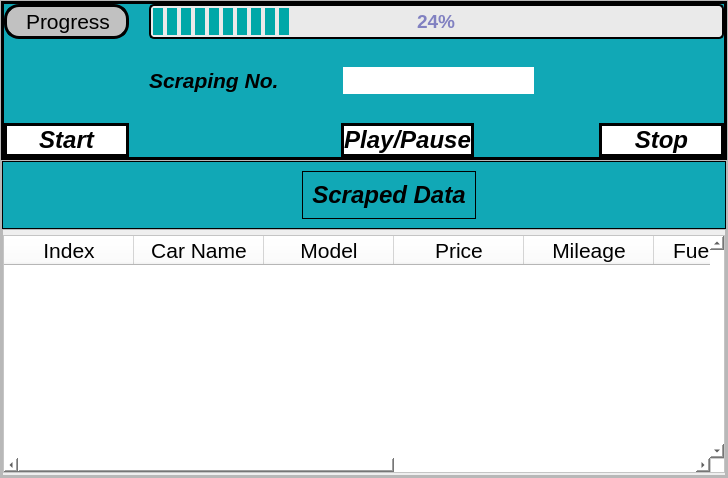
             <widget class="QFrame" name="frame_5">
              <property name="sizePolicy">
               <sizepolicy hsizetype="Expanding" vsizetype="Expanding">
                <horstretch>0</horstretch>
                <verstretch>6</verstretch>
               </sizepolicy>
              </property>
              <property name="frameShape">
               <enum>QFrame::StyledPanel</enum>
              </property>
              <property name="frameShadow">
               <enum>QFrame::Raised</enum>
              </property>
              <layout class="QVBoxLayout" name="verticalLayout_4">
               <property name="spacing">
                <number>0</number>
               </property>
               <property name="leftMargin">
                <number>0</number>
               </property>
               <property name="topMargin">
                <number>0</number>
               </property>
               <property name="rightMargin">
                <number>0</number>
               </property>
               <property name="bottomMargin">
                <number>0</number>
               </property>
               <item>
                <widget class="QFrame" name="frame_6">
                 <property name="sizePolicy">
                  <sizepolicy hsizetype="Preferred" vsizetype="Expanding">
                   <horstretch>0</horstretch>
                   <verstretch>3</verstretch>
                  </sizepolicy>
                 </property>
                 <property name="styleSheet">
                  <string notr="true">background-color: rgb(17, 168, 182);
border:3px solid black;</string>
                 </property>
                 <property name="frameShape">
                  <enum>QFrame::StyledPanel</enum>
                 </property>
                 <property name="frameShadow">
                  <enum>QFrame::Raised</enum>
                 </property>
                 <layout class="QGridLayout" name="gridLayout_3">
                  <property name="leftMargin">
                   <number>0</number>
                  </property>
                  <property name="topMargin">
                   <number>0</number>
                  </property>
                  <property name="rightMargin">
                   <number>0</number>
                  </property>
                  <property name="bottomMargin">
                   <number>0</number>
                  </property>
                  <property name="spacing">
                   <number>0</number>
                  </property>
                  <item row="2" column="7">
                   <widget class="QPushButton" name="stopButton">
                    <property name="sizePolicy">
                     <sizepolicy hsizetype="Expanding" vsizetype="Expanding">
                      <horstretch>10</horstretch>
                      <verstretch>0</verstretch>
                     </sizepolicy>
                    </property>
                    <property name="minimumSize">
                     <size>
                      <width>10</width>
                      <height>10</height>
                     </size>
                    </property>
                    <property name="font">
                     <font>
                      <family>Segoe UI</family>
                      <pointsize>18</pointsize>
                      <weight>75</weight>
                      <italic>true</italic>
                      <bold>true</bold>
                     </font>
                    </property>
                    <property name="styleSheet">
                     <string notr="true">
QPushButton{
border-radius:20px;
background-color:white;
}
QPushButton:hover {
	background-color: rgb(0, 255, 255);
	color:black;
}
QPushButton:pressed{
	
	background-color: rgb(224, 176, 255);
	color:black;
}</string>
                    </property>
                    <property name="text">
                     <string>Stop</string>
                    </property>
                    <property name="icon">
                     <iconset resource="Resources/resources.qrc">
                      <normaloff>:/Icons/whiteIcons/stop-circle.svg</normaloff>:/Icons/whiteIcons/stop-circle.svg</iconset>
                    </property>
                    <property name="iconSize">
                     <size>
                      <width>25</width>
                      <height>25</height>
                     </size>
                    </property>
                   </widget>
                  </item>
                  <item row="2" column="1" colspan="3">
                   <spacer name="horizontalSpacer">
                    <property name="orientation">
                     <enum>Qt::Horizontal</enum>
                    </property>
                    <property name="sizeHint" stdset="0">
                     <size>
                      <width>50</width>
                      <height>20</height>
                     </size>
                    </property>
                   </spacer>
                  </item>
                  <item row="2" column="0">
                   <widget class="QPushButton" name="startButton">
                    <property name="sizePolicy">
                     <sizepolicy hsizetype="Expanding" vsizetype="Expanding">
                      <horstretch>10</horstretch>
                      <verstretch>0</verstretch>
                     </sizepolicy>
                    </property>
                    <property name="font">
                     <font>
                      <family>Segoe UI</family>
                      <pointsize>18</pointsize>
                      <weight>75</weight>
                      <italic>true</italic>
                      <bold>true</bold>
                     </font>
                    </property>
                    <property name="styleSheet">
                     <string notr="true">
QPushButton{
border-radius:20px;
background-color:white;
}

QPushButton:hover {
	background-color: rgb(0, 255, 255);
	color:black;
}
QPushButton:pressed{
	
	background-color: rgb(224, 176, 255);
	color:black;
}</string>
                    </property>
                    <property name="text">
                     <string>Start</string>
                    </property>
                    <property name="icon">
                     <iconset resource="Resources/resources.qrc">
                      <normaloff>:/Icons/whiteIcons/check-circle.svg</normaloff>:/Icons/whiteIcons/check-circle.svg</iconset>
                    </property>
                    <property name="iconSize">
                     <size>
                      <width>25</width>
                      <height>25</height>
                     </size>
                    </property>
                   </widget>
                  </item>
                  <item row="1" column="0">
                   <spacer name="verticalSpacer_4">
                    <property name="orientation">
                     <enum>Qt::Vertical</enum>
                    </property>
                    <property name="sizeHint" stdset="0">
                     <size>
                      <width>20</width>
                      <height>130</height>
                     </size>
                    </property>
                   </spacer>
                  </item>
                  <item row="2" column="4">
                   <widget class="QPushButton" name="resumeButton">
                    <property name="sizePolicy">
                     <sizepolicy hsizetype="Expanding" vsizetype="Expanding">
                      <horstretch>10</horstretch>
                      <verstretch>1</verstretch>
                     </sizepolicy>
                    </property>
                    <property name="minimumSize">
                     <size>
                      <width>0</width>
                      <height>10</height>
                     </size>
                    </property>
                    <property name="font">
                     <font>
                      <family>Segoe UI</family>
                      <pointsize>18</pointsize>
                      <weight>75</weight>
                      <italic>true</italic>
                      <bold>true</bold>
                     </font>
                    </property>
                    <property name="styleSheet">
                     <string notr="true">QPushButton{
border-radius:20px;
background-color:white;
}

QPushButton:hover {
	background-color: rgb(0, 255, 255);
	color:black;
}
QPushButton:pressed{
	
	background-color: rgb(224, 176, 255);
	color:black;
}</string>
                    </property>
                    <property name="text">
                     <string>Play/Pause</string>
                    </property>
                    <property name="icon">
                     <iconset resource="Resources/resources.qrc">
                      <normaloff>:/Icons/whiteIcons/pause-circle.svg</normaloff>:/Icons/whiteIcons/pause-circle.svg</iconset>
                    </property>
                    <property name="iconSize">
                     <size>
                      <width>25</width>
                      <height>25</height>
                     </size>
                    </property>
                   </widget>
                  </item>
                  <item row="0" column="1">
                   <spacer name="horizontalSpacer_3">
                    <property name="orientation">
                     <enum>Qt::Horizontal</enum>
                    </property>
                    <property name="sizeHint" stdset="0">
                     <size>
                      <width>20</width>
                      <height>20</height>
                     </size>
                    </property>
                   </spacer>
                  </item>
                  <item row="0" column="0">
                   <widget class="QLabel" name="progressLabel">
                    <property name="sizePolicy">
                     <sizepolicy hsizetype="Expanding" vsizetype="Expanding">
                      <horstretch>1</horstretch>
                      <verstretch>1</verstretch>
                     </sizepolicy>
                    </property>
                    <property name="styleSheet">
                     <string notr="true">background-color: rgb(193, 193, 193);
border-radius:15px;</string>
                    </property>
                    <property name="text">
                     <string>&lt;html&gt;&lt;head/&gt;&lt;body&gt;&lt;p align=&quot;center&quot;&gt;&lt;img src=&quot;:/Icons/whiteIcons/loader.svg&quot;/&gt;&lt;span style=&quot; font-size:16pt;&quot;&gt;Progress&lt;/span&gt;&lt;/p&gt;&lt;/body&gt;&lt;/html&gt;</string>
                    </property>
                   </widget>
                  </item>
                  <item row="0" column="2" colspan="6">
                   <widget class="QProgressBar" name="progressBar">
                    <property name="sizePolicy">
                     <sizepolicy hsizetype="Expanding" vsizetype="Fixed">
                      <horstretch>5</horstretch>
                      <verstretch>0</verstretch>
                     </sizepolicy>
                    </property>
                    <property name="font">
                     <font>
                      <family>Segoe UI</family>
                      <pointsize>14</pointsize>
                      <weight>75</weight>
                      <italic>false</italic>
                      <bold>true</bold>
                     </font>
                    </property>
                    <property name="styleSheet">
                     <string notr="true">#progressBar {
				
				
	background-color: rgb(234, 234, 234);
                border: 2px solid balck;
				color:rgb(129, 129, 193);
                border-radius: 5px;
                text-align: center;
            }

            #progressBar::chunk {
                 
	background-color: rgb(0, 168, 168);
                width: 10px;
                margin:2px; 
            }</string>
                    </property>
                    <property name="value">
                     <number>24</number>
                    </property>
                   </widget>
                  </item>
                  <item row="1" column="4" colspan="2">
                   <widget class="QFrame" name="frame_8">
                    <property name="sizePolicy">
                     <sizepolicy hsizetype="Minimum" vsizetype="Minimum">
                      <horstretch>0</horstretch>
                      <verstretch>0</verstretch>
                     </sizepolicy>
                    </property>
                    <property name="styleSheet">
                     <string notr="true">border:none;</string>
                    </property>
                    <property name="frameShape">
                     <enum>QFrame::StyledPanel</enum>
                    </property>
                    <property name="frameShadow">
                     <enum>QFrame::Raised</enum>
                    </property>
                    <layout class="QVBoxLayout" name="verticalLayout_5" stretch="0">
                     <property name="spacing">
                      <number>0</number>
                     </property>
                     <property name="leftMargin">
                      <number>0</number>
                     </property>
                     <property name="topMargin">
                      <number>25</number>
                     </property>
                     <property name="rightMargin">
                      <number>0</number>
                     </property>
                     <property name="bottomMargin">
                      <number>25</number>
                     </property>
                     <item alignment="Qt::AlignHCenter|Qt::AlignVCenter">
                      <widget class="QLineEdit" name="NoInput">
                       <property name="sizePolicy">
                        <sizepolicy hsizetype="Expanding" vsizetype="Expanding">
                         <horstretch>0</horstretch>
                         <verstretch>1</verstretch>
                        </sizepolicy>
                       </property>
                       <property name="minimumSize">
                        <size>
                         <width>0</width>
                         <height>20</height>
                        </size>
                       </property>
                       <property name="font">
                        <font>
                         <family>Segoe UI</family>
                         <pointsize>16</pointsize>
                        </font>
                       </property>
                       <property name="styleSheet">
                        <string notr="true">background-color: rgb(255, 255, 255);</string>
                       </property>
                      </widget>
                     </item>
                    </layout>
                   </widget>
                  </item>
                  <item row="2" column="5" colspan="2">
                   <spacer name="horizontalSpacer_2">
                    <property name="orientation">
                     <enum>Qt::Horizontal</enum>
                    </property>
                    <property name="sizeHint" stdset="0">
                     <size>
                      <width>100</width>
                      <height>20</height>
                     </size>
                    </property>
                   </spacer>
                  </item>
                  <item row="1" column="7">
                   <spacer name="verticalSpacer_6">
                    <property name="orientation">
                     <enum>Qt::Vertical</enum>
                    </property>
                    <property name="sizeHint" stdset="0">
                     <size>
                      <width>40</width>
                      <height>130</height>
                     </size>
                    </property>
                   </spacer>
                  </item>
                  <item row="1" column="2">
                   <widget class="QLabel" name="scrapingNumberLabel">
                    <property name="font">
                     <font>
                      <family>Segoe UI</family>
                      <pointsize>16</pointsize>
                      <weight>75</weight>
                      <italic>true</italic>
                      <bold>true</bold>
                     </font>
                    </property>
                    <property name="styleSheet">
                     <string notr="true">border:none;</string>
                    </property>
                    <property name="text">
                     <string>&lt;html&gt;&lt;head/&gt;&lt;body&gt;&lt;p&gt;&lt;span style=&quot; font-size:16pt; font-weight:600;&quot;&gt;Scraping No.&lt;/span&gt;&lt;/p&gt;&lt;/body&gt;&lt;/html&gt;</string>
                    </property>
                   </widget>
                  </item>
                 </layout>
                </widget>
               </item>
               <item>
                <widget class="QFrame" name="frame_7">
                 <property name="sizePolicy">
                  <sizepolicy hsizetype="Preferred" vsizetype="Expanding">
                   <horstretch>0</horstretch>
                   <verstretch>6</verstretch>
                  </sizepolicy>
                 </property>
                 <property name="minimumSize">
                  <size>
                   <width>0</width>
                   <height>8</height>
                  </size>
                 </property>
                 <property name="styleSheet">
                  <string notr="true"/>
                 </property>
                 <property name="frameShape">
                  <enum>QFrame::StyledPanel</enum>
                 </property>
                 <property name="frameShadow">
                  <enum>QFrame::Raised</enum>
                 </property>
                 <layout class="QVBoxLayout" name="verticalLayout_6">
                  <property name="spacing">
                   <number>0</number>
                  </property>
                  <property name="leftMargin">
                   <number>0</number>
                  </property>
                  <property name="topMargin">
                   <number>0</number>
                  </property>
                  <property name="rightMargin">
                   <number>0</number>
                  </property>
                  <property name="bottomMargin">
                   <number>0</number>
                  </property>
                  <item>
                   <widget class="QFrame" name="frame_9">
                    <property name="sizePolicy">
                     <sizepolicy hsizetype="Expanding" vsizetype="Expanding">
                      <horstretch>0</horstretch>
                      <verstretch>10</verstretch>
                     </sizepolicy>
                    </property>
                    <property name="styleSheet">
                     <string notr="true">background-color: rgb(17, 168, 182);
border: 1px solid black;</string>
                    </property>
                    <property name="frameShape">
                     <enum>QFrame::StyledPanel</enum>
                    </property>
                    <property name="frameShadow">
                     <enum>QFrame::Raised</enum>
                    </property>
                    <layout class="QHBoxLayout" name="horizontalLayout_3">
                     <item>
                      <spacer name="horizontalSpacer_4">
                       <property name="orientation">
                        <enum>Qt::Horizontal</enum>
                       </property>
                       <property name="sizeHint" stdset="0">
                        <size>
                         <width>290</width>
                         <height>20</height>
                        </size>
                       </property>
                      </spacer>
                     </item>
                     <item>
                      <widget class="QFrame" name="frame_11">
                       <property name="sizePolicy">
                        <sizepolicy hsizetype="Expanding" vsizetype="Preferred">
                         <horstretch>1</horstretch>
                         <verstretch>0</verstretch>
                        </sizepolicy>
                       </property>
                       <property name="frameShape">
                        <enum>QFrame::StyledPanel</enum>
                       </property>
                       <property name="frameShadow">
                        <enum>QFrame::Raised</enum>
                       </property>
                       <layout class="QHBoxLayout" name="horizontalLayout_4">
                        <item>
                         <widget class="QLabel" name="dataLabel">
                          <property name="font">
                           <font>
                            <family>Segoe UI</family>
                            <pointsize>16</pointsize>
                            <weight>75</weight>
                            <italic>true</italic>
                            <bold>true</bold>
                           </font>
                          </property>
                          <property name="styleSheet">
                           <string notr="true">border: none</string>
                          </property>
                          <property name="text">
                           <string>&lt;html&gt;&lt;head/&gt;&lt;body&gt;&lt;p align=&quot;center&quot;&gt;&lt;img src=&quot;:/Icons/whiteIcons/cloud-lightning.svg&quot;/&gt;&lt;span style=&quot; font-size:18pt;&quot;&gt;Scraped Data&lt;/span&gt;&lt;/p&gt;&lt;/body&gt;&lt;/html&gt;</string>
                          </property>
                         </widget>
                        </item>
                       </layout>
                      </widget>
                     </item>
                     <item>
                      <spacer name="horizontalSpacer_5">
                       <property name="orientation">
                        <enum>Qt::Horizontal</enum>
                       </property>
                       <property name="sizeHint" stdset="0">
                        <size>
                         <width>240</width>
                         <height>20</height>
                        </size>
                       </property>
                      </spacer>
                     </item>
                    </layout>
                   </widget>
                  </item>
                  <item>
                   <widget class="QFrame" name="dataGridFrame">
                    <property name="sizePolicy">
                     <sizepolicy hsizetype="Preferred" vsizetype="Expanding">
                      <horstretch>0</horstretch>
                      <verstretch>50</verstretch>
                     </sizepolicy>
                    </property>
                    <property name="frameShape">
                     <enum>QFrame::StyledPanel</enum>
                    </property>
                    <property name="frameShadow">
                     <enum>QFrame::Raised</enum>
                    </property>
                    <layout class="QHBoxLayout" name="horizontalLayout_2">
                     <property name="spacing">
                      <number>0</number>
                     </property>
                     <property name="leftMargin">
                      <number>0</number>
                     </property>
                     <property name="topMargin">
                      <number>5</number>
                     </property>
                     <property name="rightMargin">
                      <number>0</number>
                     </property>
                     <property name="bottomMargin">
                      <number>2</number>
                     </property>
                     <item>
                      <widget class="QTableWidget" name="tableDataCollector">
                       <property name="font">
                        <font>
                         <pointsize>16</pointsize>
                        </font>
                       </property>
                       <property name="styleSheet">
                        <string notr="true">background-color: rgb(255, 255, 255);</string>
                       </property>
                       <property name="verticalScrollBarPolicy">
                        <enum>Qt::ScrollBarAlwaysOn</enum>
                       </property>
                       <property name="horizontalScrollBarPolicy">
                        <enum>Qt::ScrollBarAlwaysOn</enum>
                       </property>
                       <attribute name="horizontalHeaderDefaultSectionSize">
                        <number>100</number>
                       </attribute>
                       <attribute name="horizontalHeaderMinimumSectionSize">
                        <number>130</number>
                       </attribute>
                       <attribute name="horizontalHeaderShowSortIndicator" stdset="0">
                        <bool>true</bool>
                       </attribute>
                       <attribute name="horizontalHeaderStretchLastSection">
                        <bool>true</bool>
                       </attribute>
                       <attribute name="verticalHeaderVisible">
                        <bool>false</bool>
                       </attribute>
                       <attribute name="verticalHeaderDefaultSectionSize">
                        <number>30</number>
                       </attribute>
                       <attribute name="verticalHeaderShowSortIndicator" stdset="0">
                        <bool>false</bool>
                       </attribute>
                       <column>
                        <property name="text">
                         <string extracomment="Index">Index</string>
                        </property>
                        <property name="font">
                         <font>
                          <family>Segoe UI</family>
                          <pointsize>16</pointsize>
                         </font>
                        </property>
                        <property name="textAlignment">
                         <set>AlignCenter</set>
                        </property>
                       </column>
                       <column>
                        <property name="text">
                         <string>Car Name</string>
                        </property>
                        <property name="font">
                         <font>
                          <family>Segoe UI</family>
                          <pointsize>16</pointsize>
                         </font>
                        </property>
                        <property name="textAlignment">
                         <set>AlignCenter</set>
                        </property>
                       </column>
                       <column>
                        <property name="text">
                         <string>Model</string>
                        </property>
                        <property name="font">
                         <font>
                          <family>Segoe UI</family>
                          <pointsize>16</pointsize>
                          <weight>50</weight>
                          <italic>false</italic>
                          <bold>false</bold>
                         </font>
                        </property>
                        <property name="textAlignment">
                         <set>AlignCenter</set>
                        </property>
                       </column>
                       <column>
                        <property name="text">
                         <string>Price</string>
                        </property>
                        <property name="font">
                         <font>
                          <family>Segoe UI</family>
                          <pointsize>16</pointsize>
                          <weight>50</weight>
                          <italic>false</italic>
                          <bold>false</bold>
                         </font>
                        </property>
                        <property name="textAlignment">
                         <set>AlignCenter</set>
                        </property>
                       </column>
                       <column>
                        <property name="text">
                         <string>Mileage</string>
                        </property>
                        <property name="font">
                         <font>
                          <family>Segoe UI</family>
                          <pointsize>16</pointsize>
                          <weight>50</weight>
                          <italic>false</italic>
                          <bold>false</bold>
                         </font>
                        </property>
                        <property name="textAlignment">
                         <set>AlignCenter</set>
                        </property>
                       </column>
                       <column>
                        <property name="text">
                         <string>Fuel Type</string>
                        </property>
                        <property name="font">
                         <font>
                          <family>Segoe UI</family>
                          <pointsize>16</pointsize>
                          <weight>50</weight>
                          <italic>false</italic>
                          <bold>false</bold>
                         </font>
                        </property>
                        <property name="textAlignment">
                         <set>AlignCenter</set>
                        </property>
                       </column>
                       <column>
                        <property name="text">
                         <string>Engine</string>
                        </property>
                        <property name="font">
                         <font>
                          <family>Segoe UI</family>
                          <pointsize>16</pointsize>
                          <weight>50</weight>
                          <italic>false</italic>
                          <bold>false</bold>
                         </font>
                        </property>
                        <property name="textAlignment">
                         <set>AlignCenter</set>
                        </property>
                       </column>
                       <column>
                        <property name="text">
                         <string>Transmission</string>
                        </property>
                        <property name="font">
                         <font>
                          <family>Segoe UI</family>
                          <pointsize>16</pointsize>
                          <weight>50</weight>
                          <italic>false</italic>
                          <bold>false</bold>
                         </font>
                        </property>
                        <property name="textAlignment">
                         <set>AlignCenter</set>
                        </property>
                       </column>
                       <column>
                        <property name="text">
                         <string>City</string>
                        </property>
                        <property name="font">
                         <font>
                          <family>Segoe UI</family>
                          <pointsize>16</pointsize>
                          <weight>50</weight>
                          <italic>false</italic>
                          <bold>false</bold>
                         </font>
                        </property>
                        <property name="textAlignment">
                         <set>AlignCenter</set>
                        </property>
                       </column>
                      </widget>
                     </item>
                    </layout>
                   </widget>
                  </item>
                 </layout>
                </widget>
               </item>
              </layout>
             </widget>
